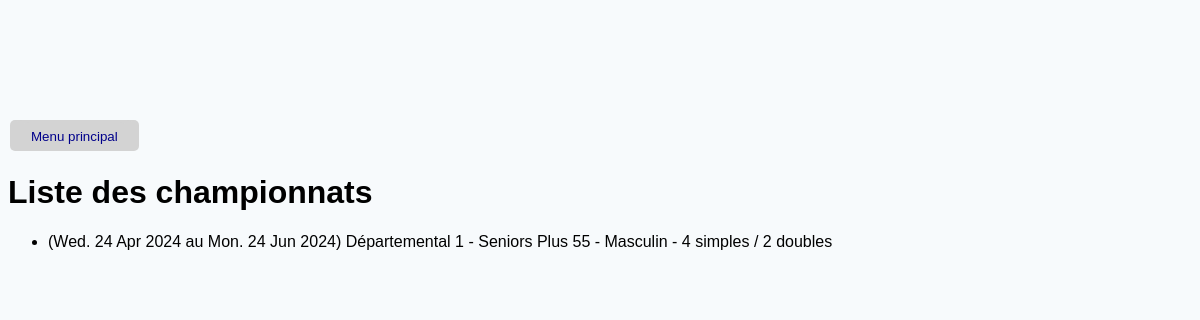
Page /list_championships on the earlier database version.
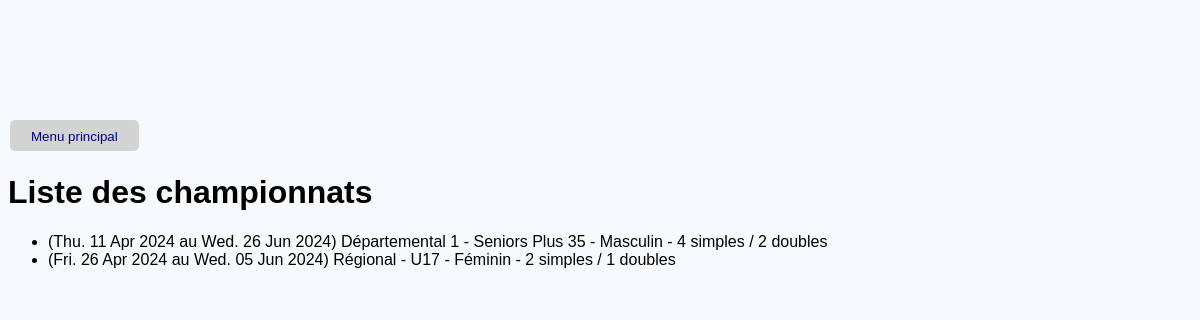
Same page on the later database version.
### TennisModel.py (models this page shows, shortened)
class Championship(db.Model):
    __tablename__ = 'championship'
    id = db.Column(db.Integer, primary_key=True)
    startDate = db.Column(db.Date, nullable=False)
    endDate = db.Column(db.Date, nullable=False)
    singlesCount = db.Column(db.Integer, nullable=False)
    doublesCount = db.Column(db.Integer, nullable=False)
    divisionId = db.Column(db.Integer, db.ForeignKey('division.id'))  # Ajout de la clé étrangère vers la division
    division = relationship('Division')  # Relation avec la division
    pools = relationship('Pool', back_populates='championship')  # Relation avec les poules du championnat
    @property
    def name(self):
        division = Division.query.get(self.divisionId)
        return f'{division.name}'
    def __repr__(self):
        return f'{self.name}'

class Division(db.Model):
    __tablename__ = 'division'
    id = db.Column(db.Integer, primary_key=True)
    type = db.Column(db.Integer, nullable=False)  # Champ National/Prenational/Regional/Departmental
    number = db.Column(db.Integer, nullable=True)  # Niveau de division dans la catégorie définie dans type
    gender = db.Column(db.Integer, nullable=False)  # Champ masculin/féminin (0 pour masculin, 1 pour féminin, 2 pour mixte)
    ageCategoryId = db.Column(db.Integer, db.ForeignKey('age_category.id'), nullable=False)
    ageCategory = relationship('AgeCategory')
    @property
    def name(self) -> str:
        categories = {0: 'National', 1: 'Prénational', 2: 'Régional', 3: 'Départemental'}
        gender = {0: 'Masculin', 1: 'Féminin', 2: 'Mixte'}
        level = f' {self.number}' if self.number else ''
        return f'{categories[self.type]}{level} - {self.ageCategory} - {gender[self.gender]}'

class AgeCategory(db.Model):
    __tablename__ = 'age_category'
    id = db.Column(db.Integer, primary_key=True)
    type = db.Column(db.Integer, nullable=False)  # Champ Jeunes/Seniors/Vétérans (0 pour jeunes, 1 pour seniors, 2 pour vétérans)
    minAge = db.Column(db.Integer, nullable=False)
    maxAge = db.Column(db.Integer, nullable=False)
    @property
    def name(self) -> str:
        categories = {0: 'Jeunes', 1: 'Seniors', 2: 'Seniors Plus'}
        if self.type == 0:
            return f'U{self.minAge}'
        elif self.type == 1:
            return categories[self.type]
        else:
            return f'{categories[self.type]} {self.minAge}'
    def __repr__(self):
        return f'{self.name}'

### flask_app.py (the view)
@app.route('/list_championships')
def list_championships():
    championships = Championship.query.all()
    app.logger.debug(f'championships: {championships}')
    return render_template('list_championships.html', championships=championships)

### flask_app.py (called while the page is built)
@app.before_request
def create_tables():
    db.create_all()

### templates/list_championships.html (shortened to what this page needs)
{% extends 'base.html' %}
{% block main %}
  {% if championships %}
  <h1>Liste des championnats</h1>
  <ul>
    {% for championship in championships %}
      {% set gender = 'Hommes' if championship.gender == 0 else 'Femmes' if championship.gender == 1 else 'Mixte'%}
      <li>({{ championship.startDate.strftime('%a. %d %b %Y') }} au {{ championship.endDate.strftime('%a. %d %b %Y') }}) {{ championship.name }} - {{ championship.singlesCount }} simples / {{ championship.doublesCount }} doubles</li>
    {% endfor %}
  </ul>
  {% else %}
  <p style="font-size: 16px; text-align: center;">Pas de championnat! ✌️</p>
  {% endif %}
{% endblock %}

### templates/base.html (shortened to what this page needs)
<!DOCTYPE html>
<html lang="fr">
<head>
    <link rel="stylesheet" href="{{ url_for('static', filename='css/style.css')}}">
</head>
<body>
    {% block main %}
    {% endblock main %}
</body>
</html>

### templates/partials/_menu.html
    <table class="menu">
        <tr>
            <td><a href="{{ url_for('welcome') }}"><button>Menu principal</button></a></td>
        </tr>
    </table>

### static/css/style.css (style rules this page uses)
body { background-color: #F7FAFC; justify-content: center; margin-top: 10%; font-family: Arial, Helvetica, sans-serif; }
a { color: #1E1E2D; font-size: 16px; font-weight: 600; text-decoration: none; }
button { color: darkblue; background-color: lightgray; padding: 7px; border: none; border-radius: 5px; border-collapse: collapse; }
table.menu tr, table.menu td { border: none; display: inline; text-align: center; color: darkblue; background-color: lightgray; padding: 7px; margin-bottom: 20px; border-radius: 5px; border-collapse: collapse; font-size: 16px; }
th, td { border: 1px solid #ddd; padding: 8px; text-align: center; }

Differences in the rows shown:
changed Championship: startDate "Wed. 24 Apr 2024" → "Thu. 11 Apr 2024"; endDate "Mon. 24 Jun 2024" → "Wed. 26 Jun 2024"; name "Départemental 1 - Seniors Plus 55 - Masculin" → "Départemental 1 - Seniors Plus 35 - Masculin"
added Championship: startDate "Fri. 26 Apr 2024", endDate "Wed. 05 Jun 2024", name "Régional - U17 - Féminin", singlesCount "2", doublesCount "1"
